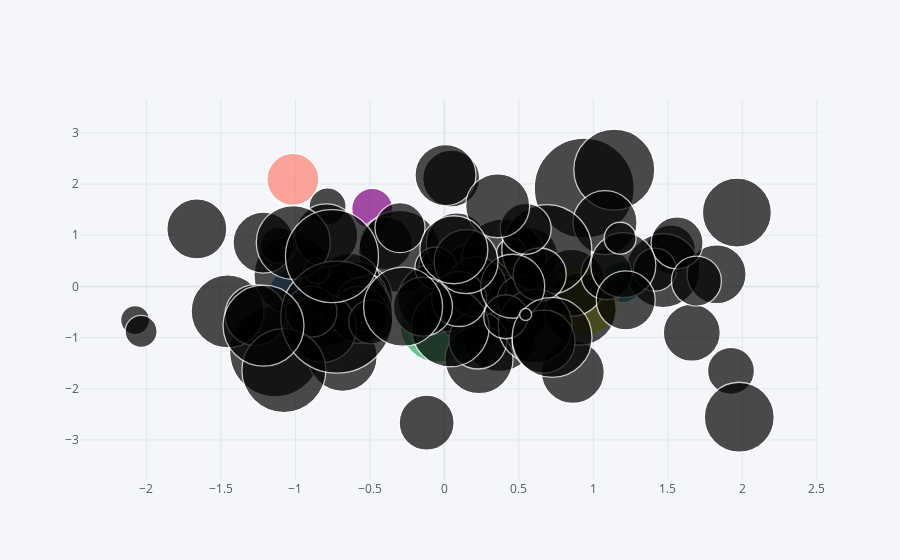

Notebook code for this chart:
### Code cell
df.iplot(kind='bubble',x='A',y='C',size='D')
